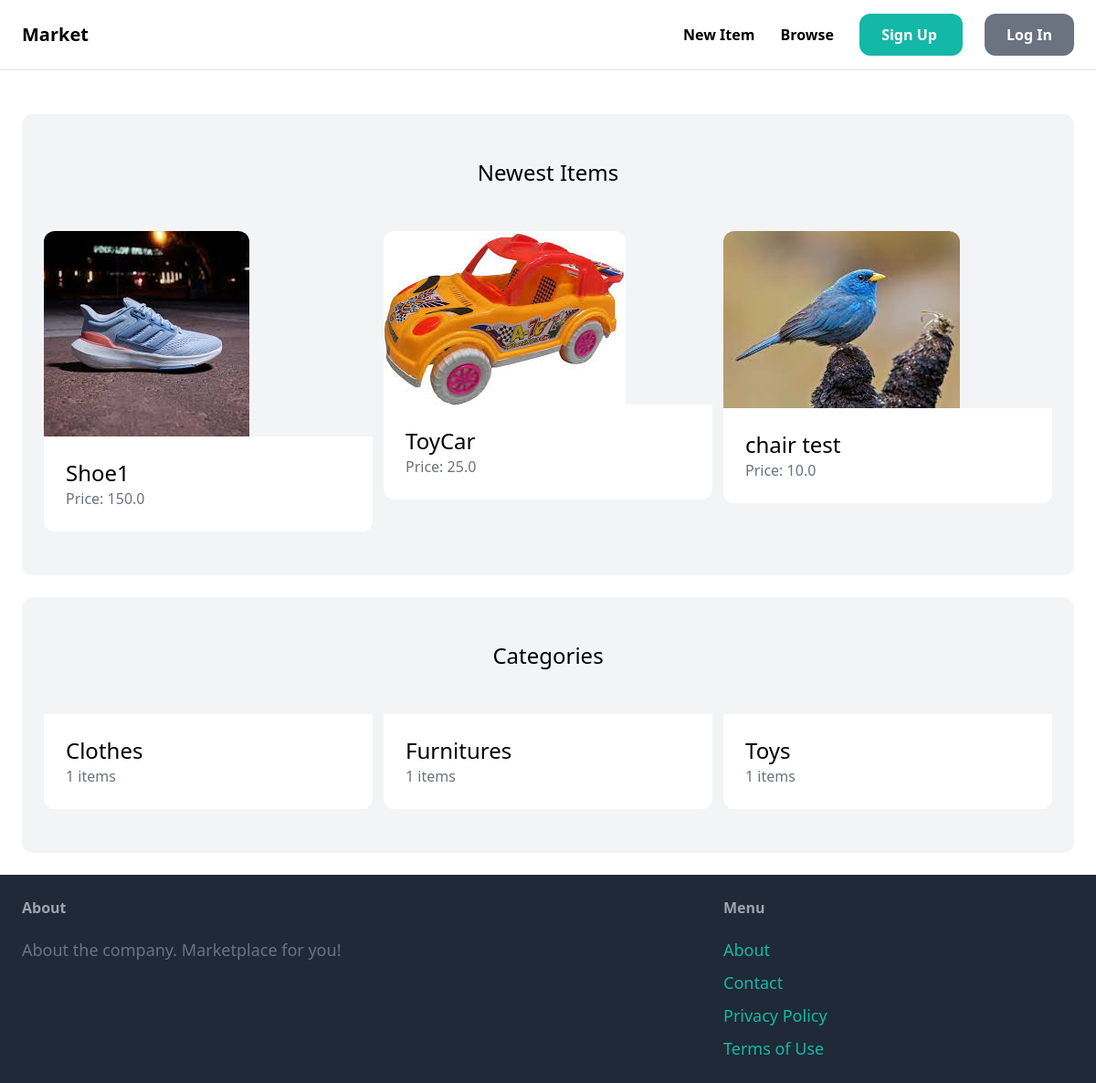
The page / on the database its author committed.
### item/models.py (models this page shows, shortened)
class Item(models.Model):
    category=models.ForeignKey(Category, related_name='items', on_delete=models.CASCADE)
    name=models.CharField(max_length=255)
    description=models.TextField(blank=True, null=True)
    price=models.FloatField()
    image=models.ImageField(upload_to='item_images',blank=True, null=True)
    is_sold=models.BooleanField(default=False)
    created_by=models.ForeignKey(User, related_name='items', on_delete=models.CASCADE)
    created_at=models.DateTimeField(auto_now_add=True)

class Category(models.Model):
    name=models.CharField(max_length=255)
    class Meta:
        ordering=('name',)
        verbose_name_plural='Categories'

### core/views.py (the view)
# urls.py: path('',views.index,name='index'),
def index(request):
    items = Item.objects.filter(is_sold=False)[0:6]
    categories=Category.objects.all()
    return render(request,'core/index.html',{
        'categories': categories,
        'items': items,
    } )

### core/templates/core/index.html (shortened to what this page needs)
{% extends 'core/base.html' %}
{%block content %}
    <div class="mt-6 px-6 py-12 bg-gray-100 rounded-xl">
        <h2 class="mb-12 text-2xl text-center">Newest Items</h2>
        <div class="grid grid-cols-3 gap-3">
            {% for item in items %}
                <div>
                    <a href="{% url 'item:detail' item.id %} ">
                        <div>
                            <img src="{{item.image.url}}" class="rounded-t-xl"/>
                        </div>
                        <div class="p-6 bg-white rounded-b-xl">
                            <h2 class="text-2xl">{{item.name}}</h2>
                            <p class="text-gray-500">Price: {{ item.price}}</p>
                        </div>
                    </a>
                </div>
            {% endfor %}
        </div>
    </div>
    <div class="mt-6 px-6 py-12 bg-gray-100 rounded-xl">
        <h2 class="mb-12 text-2xl text-center">Categories</h2>
        <div class="grid grid-cols-3 gap-3">
            {% for category in categories%}
            <div>
                <a href="#">
                    <div class="p-6 bg-white rounded-b-xl">
                        <h2 class="text-2xl">{{category.name}}</h2>
                        <p class="text-gray-500">{{category.items.count}} items</p>
                    </div>
                </a>
            </div>
            {% endfor %}
        </div>
    </div>
{%endblock%}

### core/templates/core/base.html (shortened to what this page needs)
<!DOCTYPE html>
<html lang="en">
<head>
    <script src="https://cdn.tailwindcss.com"></script>
</head>
<body>
    <nav class="py-6 px-6 flex justify-between items-center border-b border-gray-200">
        <a href="/" class="text-xl font-semibold">Market</a>
        <div class="space-x-6">
            <a href="{% url 'item:new'%}" class="text-m font-semibold hover:text-gray-500">New Item</a>
            <a href="{% url 'item:items' %}" class="text-m font-semibold hover:text-gray-500">Browse</a>
            {% if request.user.is_authenticated%}
            <a href="{% url 'conversation:inbox' %}" class="px-6 py-3 text-m font-semibold bg-teal-500 text-white rounded-xl hover:bg-teal-700">Inbox </a>
            <a href="{% url 'dashboard:index' %}" class="px-6 py-3 text-m font-semibold bg-gray-500 text-white rounded-xl hover:bg-gray-700">Dashboard </a>
            {%else%}
            <a href="{% url 'core:signup' %}" class="px-6 py-3 text-m font-semibold bg-teal-500 text-white rounded-xl hover:bg-teal-700">Sign Up </a>
            <a href="{% url 'core:login' %}" class="px-6 py-3 text-m font-semibold bg-gray-500 text-white rounded-xl hover:bg-gray-700">Log In </a>
            {%endif%}
        </div>
    </nav>
    <div class="px-6 py-6">
        {% block content %}
        {% endblock %}
    </div>
    <footer class="px-6 py-6 justify-between flex bg-gray-800">
        <div class="w-2/3 pr-10">
            <h3 class="mb-5 font-semibold text-gray-400">About</h3>
            <p class="text-lg text-gray-500">About the company. Marketplace for you!</p>
        </div>
        <div class="w-1/3">
            <h3 class="mb-5 font-semibold text-gray-400">Menu</h3>
            <ul class="space-y-2">
                <li><a href="#" class="text-lg text-teal-500 hover:text-teal-700">About</a></li>
                <li><a href="{% url 'core:contact' %}" class="text-lg text-teal-500 hover:text-teal-700">Contact</a></li>
                <li><a href="#" class="text-lg text-teal-500 hover:text-teal-700">Privacy Policy</a></li>
                <li><a href="#" class="text-lg text-teal-500 hover:text-teal-700">Terms of Use</a></li>
            </ul>
        </div>
    </footer>
</body>
</html>

### rows shown on the page
Item: image (picture), name "Shoe1", price "150.0"
Item: image (picture), name "ToyCar", price "25.0"
Item: image (picture), name "chair test", price "10.0"
Category: name "Clothes", items.count "1"
Category: name "Furnitures", items.count "1"
Category: name "Toys", items.count "1"
